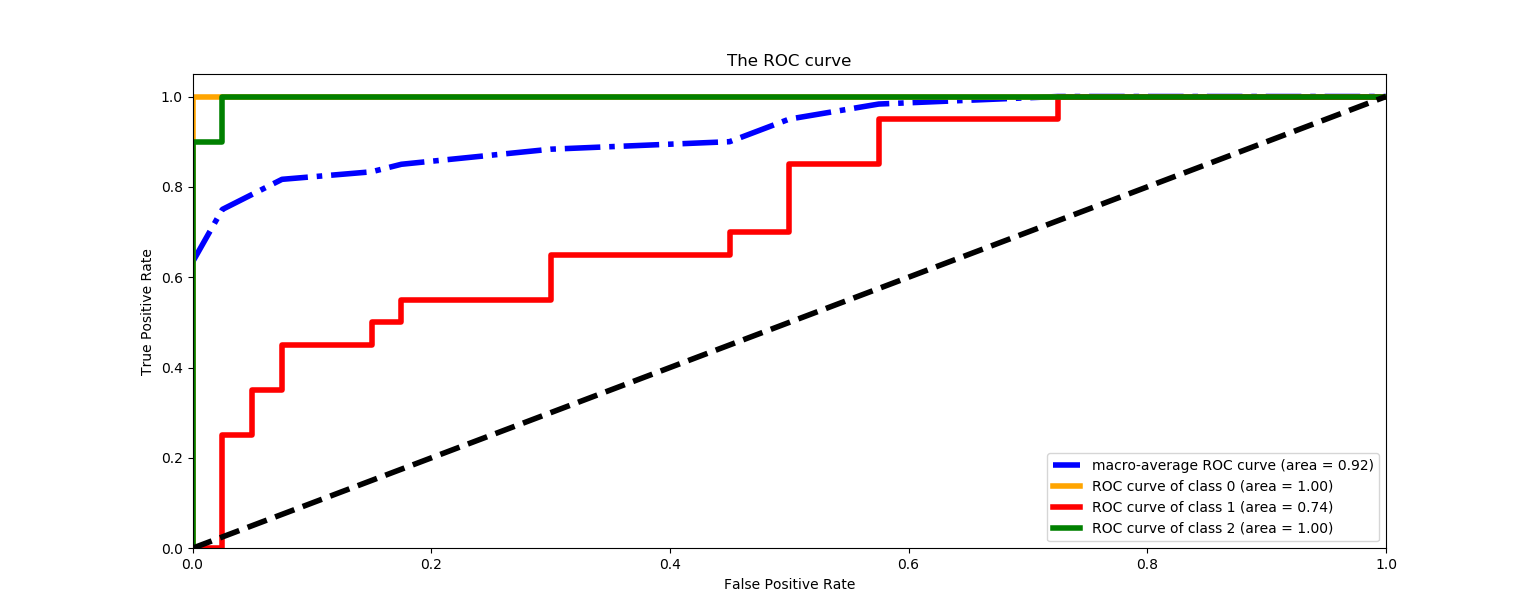

This figure's Python source:
#ROC曲线
#macro方法：每种类别下，都可以得到m个测试样本为该类别的概率（矩阵P中的列）。所以，根据概率矩阵P和标签矩阵L中对应的每一列，
#可以计算出各个阈值下的假正例率（FPR）和真正例率（TPR），从而绘制出一条ROC曲线。这样总共可以绘制出n条ROC曲线。最后对n条ROC曲线取平均，即可得到最终的ROC曲线。
#原文链接：https://blog.csdn.net/YE1215172385/article/details/79443552

# 引入必要的库
import numpy as np
import matplotlib.pyplot as plt
from itertools import cycle
from sklearn import svm, datasets
from sklearn.metrics import roc_curve, auc
from sklearn.model_selection import train_test_split
from sklearn.preprocessing import label_binarize
from sklearn.multiclass import OneVsRestClassifier
from sklearn.preprocessing import StandardScaler
from scipy import interp

iris = datasets.load_iris()
X = iris.data
y = iris.target
#导入鸢尾花的数据集，并且设定X和y，X指的是各种特征的数据，y指的是分类结果。他们均是np.array形式。
#类别标签排序
y = label_binarize(y, classes=[0, 1, 2])
n_classes = y.shape[1]
#n_classes为有几种分类，这里的n_classes为3
random_state = np.random.RandomState(0)
#设置随机数
n_samples, n_features = X.shape
#对数据进行标准化
sc=StandardScaler()
sc.fit(X)
X_std=sc.transform(X)
#分割训练集与测试集
X_train, X_test, y_train, y_test = train_test_split(X_std,y,test_size=0.4,stratify=y,random_state=0)
#预测
classifier = OneVsRestClassifier(svm.SVC(kernel='linear', probability=True,
                                 random_state=random_state))
y_score = classifier.fit(X_train, y_train).decision_function(X_test)

#计算每一类的ROC,fpr:假阳性率,tpr:真阳性率
fpr = dict()
tpr = dict()
roc_auc = dict()
for i in range(n_classes):
    fpr[i], tpr[i], _ = roc_curve(y_test[:, i], y_score[:, i])
    roc_auc[i] = auc(fpr[i], tpr[i])
#将所有的假阳性率汇总
all_fpr = np.unique(np.concatenate([fpr[i] for i in range(n_classes)]))
#然后插入所有的ROC曲线
#mean_tpr:累计真阳率求平均值
mean_tpr = np.zeros_like(all_fpr)
for i in range(n_classes):
    mean_tpr += interp(all_fpr,fpr[i],tpr[i])
#最后平均值并计算AUC
#这里通过查询资料发现多分类问题可以通过两种方法绘制ROC曲线，这里我使用了macro方法
mean_tpr /= n_classes
fpr["macro"] = all_fpr
tpr["macro"] = mean_tpr
roc_auc["macro"] = auc(fpr["macro"], tpr["macro"])
#绘制全部的ROC曲线
lw=4 #线宽
plt.figure(figsize=(20,10))
plt.plot(fpr["macro"], tpr["macro"],
         label='macro-average ROC curve (area = {0:0.2f})'
               ''.format(roc_auc["macro"]),
         color='Blue', linestyle='-.', lw=lw)

colors = cycle(['Orange', 'Red', 'Green'])
for i, color in zip(range(n_classes), colors):
    plt.plot(fpr[i], tpr[i], color=color, lw=lw,
             label='ROC curve of class {0} (area = {1:0.2f})'
             ''.format(i, roc_auc[i]))

plt.plot([0, 1], [0, 1], 'k--', lw=lw)
plt.xlim([0.0, 1.0]) # x范围
plt.ylim([0.0, 1.05]) # y范围
plt.xlabel('False Positive Rate')
plt.ylabel('True Positive Rate')
plt.title('The ROC curve')
plt.legend(loc="lower right") # label标签放在右下角
plt.show()
